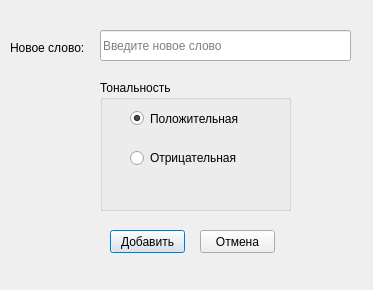
<?xml version="1.0" encoding="UTF-8"?>
<ui version="4.0">
 <class>addNewWordDialog</class>
 <widget class="QDialog" name="addNewWordDialog">
  <property name="windowModality">
   <enum>Qt::WindowModal</enum>
  </property>
  <property name="enabled">
   <bool>true</bool>
  </property>
  <property name="geometry">
   <rect>
    <x>0</x>
    <y>0</y>
    <width>373</width>
    <height>290</height>
   </rect>
  </property>
  <property name="windowTitle">
   <string>Добавить новое слово</string>
  </property>
  <widget class="QGroupBox" name="chooseSentimentGroupBox">
   <property name="geometry">
    <rect>
     <x>100</x>
     <y>80</y>
     <width>191</width>
     <height>131</height>
    </rect>
   </property>
   <property name="title">
    <string>Тональность</string>
   </property>
   <widget class="QRadioButton" name="radioButtonPSTV">
    <property name="geometry">
     <rect>
      <x>30</x>
      <y>30</y>
      <width>131</width>
      <height>17</height>
     </rect>
    </property>
    <property name="text">
     <string>Положительная</string>
    </property>
    <property name="checked">
     <bool>true</bool>
    </property>
   </widget>
   <widget class="QRadioButton" name="radioButtonNGTV">
    <property name="geometry">
     <rect>
      <x>30</x>
      <y>70</y>
      <width>131</width>
      <height>16</height>
     </rect>
    </property>
    <property name="text">
     <string>Отрицательная</string>
    </property>
   </widget>
  </widget>
  <widget class="QLineEdit" name="newWordEdit">
   <property name="geometry">
    <rect>
     <x>100</x>
     <y>30</y>
     <width>251</width>
     <height>31</height>
    </rect>
   </property>
   <property name="placeholderText">
    <string>Введите новое слово</string>
   </property>
  </widget>
  <widget class="QLabel" name="labelNewWord">
   <property name="geometry">
    <rect>
     <x>10</x>
     <y>40</y>
     <width>91</width>
     <height>16</height>
    </rect>
   </property>
   <property name="text">
    <string>Новое слово:</string>
   </property>
  </widget>
  <widget class="QPushButton" name="buttonAdd">
   <property name="geometry">
    <rect>
     <x>110</x>
     <y>230</y>
     <width>75</width>
     <height>23</height>
    </rect>
   </property>
   <property name="text">
    <string>Добавить</string>
   </property>
  </widget>
  <widget class="QPushButton" name="buttonCancel">
   <property name="geometry">
    <rect>
     <x>200</x>
     <y>230</y>
     <width>75</width>
     <height>23</height>
    </rect>
   </property>
   <property name="text">
    <string>Отмена</string>
   </property>
  </widget>
 </widget>
 <resources/>
 <connections/>
</ui>
